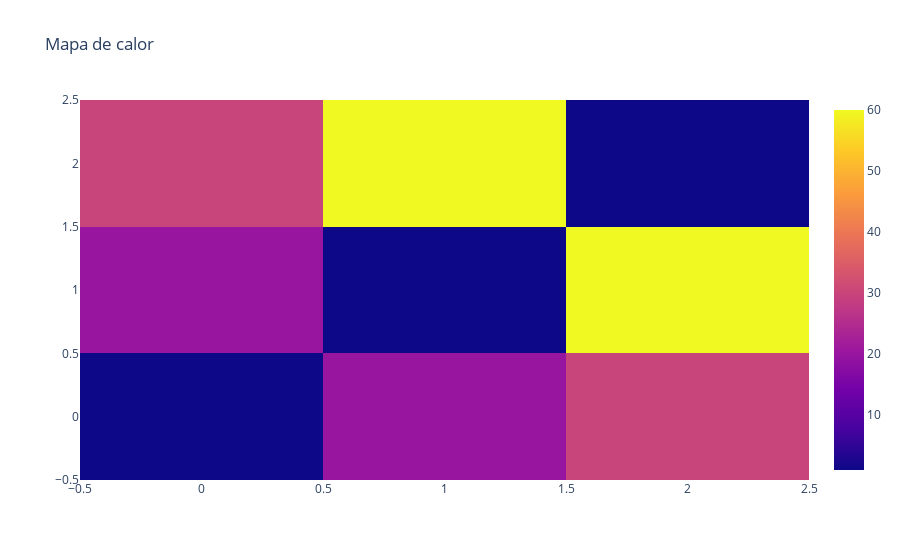

Notebook cell for this chart:
### Code cell
fig = go.Figure(  data=go.Heatmap(z=z) )
fig.update_layout(title="Mapa de calor")

### Figure 1 — Plotly figure (JSON) as saved in the notebook; plotly's stock layout.template omitted (floating-point values rounded to 4 significant figures)
{"data": [{"type": "heatmap", "z": [[1, 20, 30], [20, 1, 60], [30, 60, 1]]}], "layout": {"title": {"text": "Mapa de calor"}}}
